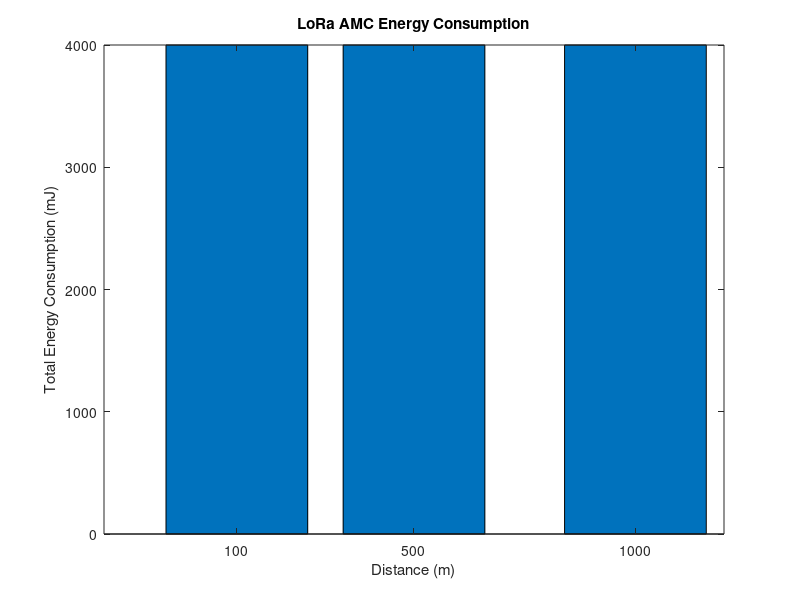

The MATLAB script that drew this image:
function LoRa_AMC
    modulation_schemes = {'BPSK', 'QPSK', '16QAM'};
    data_rate = [1e6, 2e6, 4e6]; % Data rates for different modulations
    distances = [100, 500, 1000]; % Example distances
    energy_per_bit = [0.001, 0.002, 0.004]; % Energy per bit for LoRa modulations (adjusted)

    total_energy = zeros(1, length(distances));

    for i = 1:length(distances)
        if distances(i) < 300
            modulation = modulation_schemes{3}; % 16QAM
            energy = energy_per_bit(3);
        elseif distances(i) < 700
            modulation = modulation_schemes{2}; % QPSK
            energy = energy_per_bit(2);
        else
            modulation = modulation_schemes{1}; % BPSK
            energy = energy_per_bit(1);
        end
        
        total_energy(i) = energy * data_rate(i) * 1; % Simplified calculation
    end
    
    disp(['LoRa AMC Total Energy Consumption: ', num2str(total_energy)]);
    % Plot
    figure;
    bar(distances, total_energy);
    xlabel('Distance (m)');
    ylabel('Total Energy Consumption (mJ)');
    title('LoRa AMC Energy Consumption');
end
